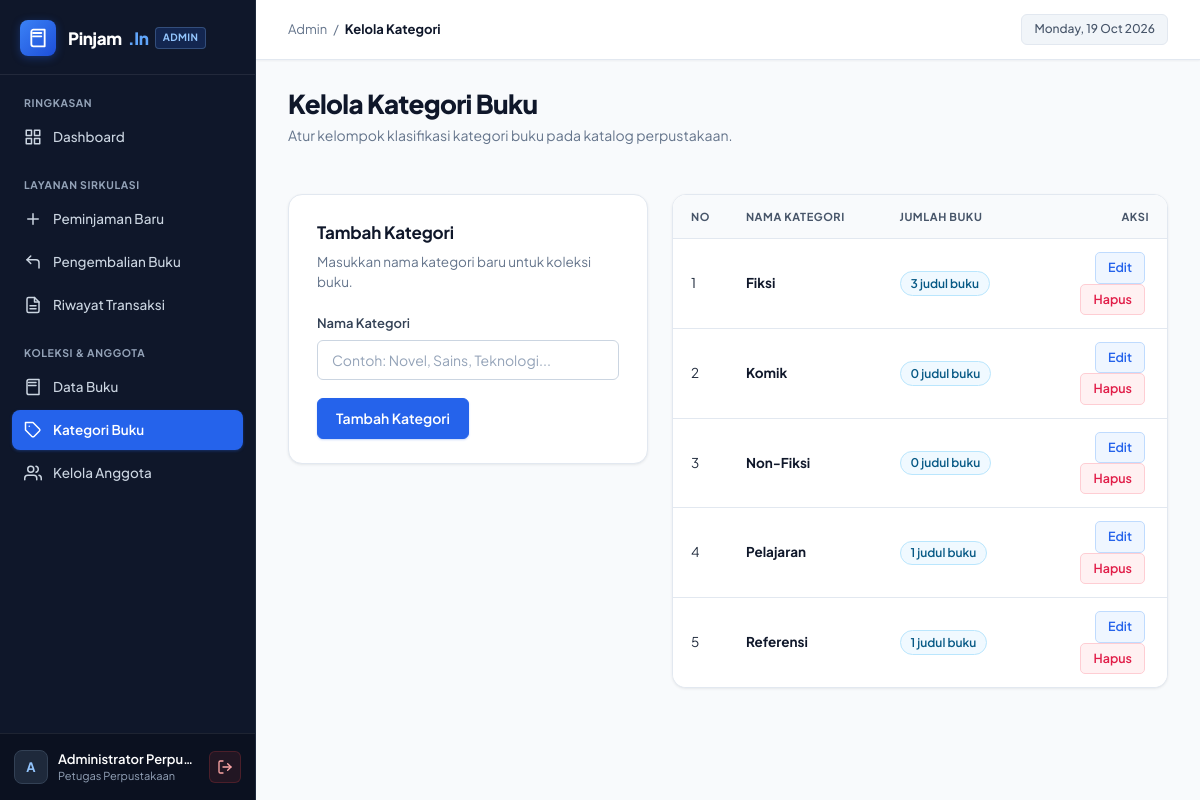
Page /admin/kategori.php (signed in) on the committed database.
### tables this page shows
CREATE TABLE `kategori` (
  `id` int(11) NOT NULL,
  `nama_kategori` varchar(100) NOT NULL
);

### admin/kategori.php (the view, shortened to what this page needs)
<?php
require '../config/koneksi.php';
$data = $koneksi->query("
    SELECT kategori.*, COUNT(buku.id) AS total_buku
    FROM kategori
    LEFT JOIN buku ON buku.kategori_id = kategori.id
    GROUP BY kategori.id
    ORDER BY kategori.nama_kategori ASC
")->fetchAll();
$editData = null;
require 'includes/header.php';
?>
        <div class="page-header-wrap">
            <div>
                <h1>Kelola Kategori Buku</h1>
                <p class="page-subtitle">Atur kelompok klasifikasi kategori buku pada katalog perpustakaan.</p>
            </div>
        </div>
        <div class="kategori-grid">
            <div class="form-box">
                <h3><?= $editData ? 'Edit Kategori' : 'Tambah Kategori' ?></h3>
                <p class="form-desc"><?= $editData ? 'Ubah label nama kategori yang dipilih.' : 'Masukkan nama kategori baru untuk koleksi buku.' ?></p>
                <form action="../config/proses_kategori.php" method="POST" autocomplete="off">
                    <div class="form-group">
                        <label for="nama_kategori">Nama Kategori</label>
                        <input type="text" id="nama_kategori" name="nama_kategori" value="<?= $editData ? htmlspecialchars($editData['nama_kategori']) : '' ?>" placeholder="Contoh: Novel, Sains, Teknologi..." required autofocus autocomplete="off">
                    </div>
                    <div style="margin-top: 18px; display: flex; gap: 8px;">
                        <button type="submit" class="btn btn-primary">
                            <?= $editData ? 'Simpan Perubahan' : 'Tambah Kategori' ?>
                        </button>
                    </div>
                </form>
            </div>
            <div class="table-container">
                <table class="table-data">
                    <thead>
                        <tr>
                            <th style="width: 50px;">No</th>
                            <th>Nama Kategori</th>
                            <th>Jumlah Buku</th>
                            <th style="text-align: right; width: 140px;">Aksi</th>
                        </tr>
                    </thead>
                    <tbody>
                        <?php if (empty($data)): ?>
                            <tr><td colspan="4" style="text-align: center; color: var(--slate-400); padding: 32px 16px;">Belum ada data kategori yang terdaftar.</td></tr>
                        <?php else: ?>
                            <?php foreach ($data as $i => $row): ?>
                                <tr>
                                    <td><?= $i + 1 ?></td>
                                    <td>
                                        <strong style="color: var(--slate-900);"><?= htmlspecialchars($row['nama_kategori']) ?></strong>
                                    </td>
                                    <td>
                                        <span class="badge-info"><?= (int)$row['total_buku'] ?> judul buku</span>
                                    </td>
                                    <td style="text-align: right;">
                                        <a href="kategori.php?edit=<?= $row['id'] ?>" class="btn-edit">Edit</a>
                                        <a href="../config/proses_kategori.php?action=hapus&id=<?= $row['id'] ?>"
                                           class="btn-hapus"
                                           onclick="return confirm('Apakah Anda yakin ingin menghapus kategori ini?')">Hapus</a>
                                    </td>
                                </tr>
                            <?php endforeach; ?>
                        <?php endif; ?>
                    </tbody>
                </table>
            </div>
        </div>
<?php require 'includes/footer.php'; ?>

### rows in the picture
kategori: nama_kategori "Fiksi", total_buku "3"
kategori: nama_kategori "Komik", total_buku "0"
kategori: nama_kategori "Non-Fiksi", total_buku "0"
kategori: nama_kategori "Pelajaran", total_buku "1"
kategori: nama_kategori "Referensi", total_buku "1"

### other values in the picture
substr($_SESSION['admin_nama'] ?? 'A', 0, 1) "A"
$_SESSION['admin_nama'] "Administrator Perpu…"
$pageTitle "Kelola Kategori"
